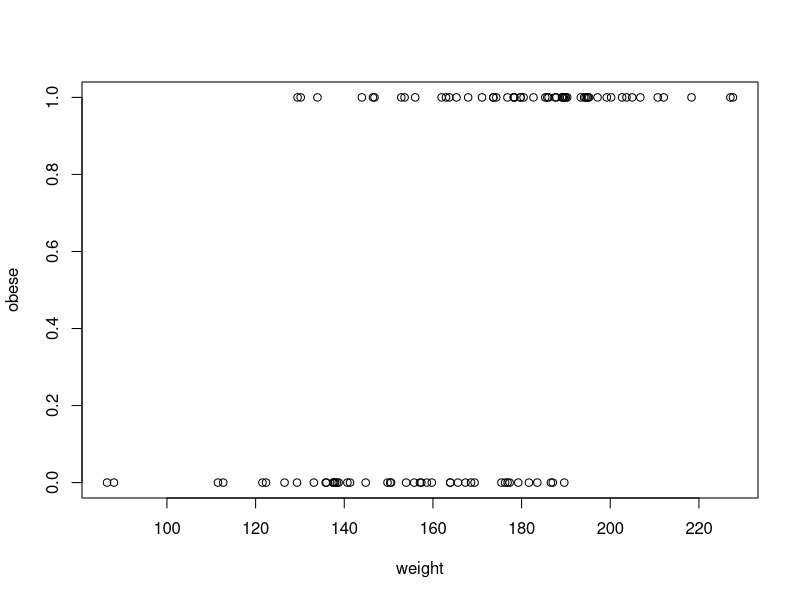

Reproduce this figure in R.
library(pROC)
library(randomForest)
set.seed(420)
num.samples <- 100
weight <- sort(rnorm(n=num.samples, mean=172, sd=29))
obese <- ifelse(test=(runif(n=num.samples) < (rank(weight)/100)), yes=1, no=0)
obese
plot(x=weight, y=obese)